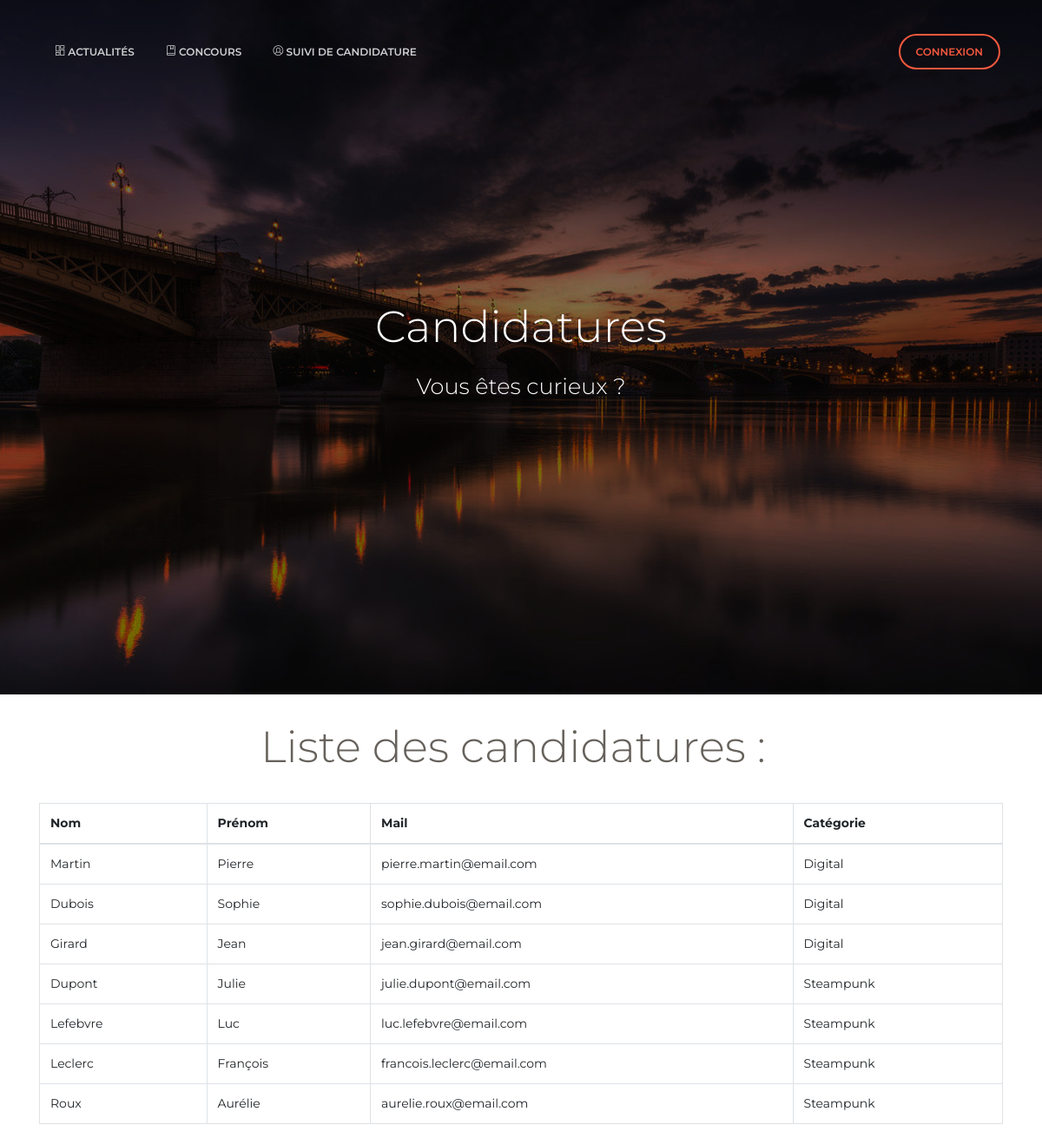
Page /v2/index.php/candidature/affichercandidature/3 on the committed database.
### tables this page shows
CREATE TABLE `tab_candidature_cdt` (
  `cdt_id` int(11) NOT NULL,
  `cat_nom` varchar(200) NOT NULL,
  `ccr_id` int(11) NOT NULL,
  `cdt_nom` varchar(80) NOT NULL,
  `cdt_prenom` varchar(80) NOT NULL,
  `cdt_mail` varchar(300) NOT NULL,
  `cdt_codeinscription` varchar(20) NOT NULL,
  `cdt_codeidentification` varchar(8) NOT NULL,
  `cdt_etat` char(1) NOT NULL,
  `ccr_concours` varchar(45) NOT NULL,
  `cdt_blio` varchar(500) DEFAULT NULL
);

### v2/application/controllers/Candidature.php (called while the page is built, shortened)
<?php
class Candidature extends CI_Controller {
 public function __construct()
 {
 $this->load->model('db_model');
 }
 public function affichercandidature($ccr) {
    $data['candidature'] = $this->db_model->get_all_candidat($ccr);
    $this->load->view('templates/haut');
    $this->load->view('templates/menu_visiteur');
    $this->load->view('page_liste_candidat',$data);
    $this->load->view('templates/bas');
  }
}
?>

### v2/index.php (called while the page is built, shortened)
<?php
require_once BASEPATH.'core\CodeIgniter.php';

### v2/application/models/Db_model.php (called while the page is built, shortened)
<?php
class Db_model extends CI_Model {
 public function get_all_candidat($ccr)
 {
    $query = $this->db->query("SELECT cdt_id,cat_nom,cdt_nom,cdt_prenom,cdt_mail,EtatCandidat(cdt_id) AS cdt_etat
    FROM `tab_candidature_cdt`
    WHERE ccr_id=".$ccr." ORDER BY cat_nom ASC");
    return $query->result_array();
 }
}

### v2/application/views/page_liste_candidat.php (the view, shortened to what this page needs)
<body class="landing-page sidebar-collapse">
  <div class="page-header" data-parallax="true" style="background-image: url('<?php echo base_url();?>style/Front_office/assets/img/daniel-olahh.jpg');">
    <div class="container">
      <div class="motto text-center">
        <h1>Candidatures</h1>
        <h3>Vous êtes curieux ?</h3>
        <br />
      </div>
    </div>
  </div>
  <div class="typography-line">
  <?php
    if ($candidature!=NULL){
      echo "<h1>Liste des candidatures :</h1>";
  ?>
          </div>
          <div class="main">
  <div class="container">
    <table class="table table-bordered">
    <thead>
                    <tr>
                        <th>Nom</th>
                        <th>Prénom</th>
                        <th>Mail</th>
                        <th>Catégorie</th>
                    </tr>
                </thead>
                <tbody>
    <?php
foreach($candidature as $co){
    echo "<td><b>".$co["cdt_nom"]."</b></td>";
    echo "<td><b>".$co["cdt_prenom"]."</b></td>";
    echo "<td><b>".$co["cdt_mail"]."</b></td>";
    echo "<td><b>".$co["cat_nom"]."</b></td>";
    }
}
else {
  echo "<h1>Aucune candidature pour l'instant !</h1>";
}
?>
 </tbody>
</table>
</div>

### v2/style/Front_office/assets/demo/demo.css (style rules this page uses)
.typography-line { padding-left: 25%; margin-bottom: 35px; position: relative; display: block; width: 100%; }

### rows in the picture
tab_candidature_cdt: cdt_nom "Martin", cdt_prenom "Pierre", cdt_mail "pierre.martin@email.com", cat_nom "Digital"
tab_candidature_cdt: cdt_nom "Dubois", cdt_prenom "Sophie", cdt_mail "sophie.dubois@email.com", cat_nom "Digital"
tab_candidature_cdt: cdt_nom "Girard", cdt_prenom "Jean", cdt_mail "jean.girard@email.com", cat_nom "Digital"
tab_candidature_cdt: cdt_nom "Dupont", cdt_prenom "Julie", cdt_mail "julie.dupont@email.com", cat_nom "Steampunk"
tab_candidature_cdt: cdt_nom "Lefebvre", cdt_prenom "Luc", cdt_mail "luc.lefebvre@email.com", cat_nom "Steampunk"
tab_candidature_cdt: cdt_nom "Leclerc", cdt_prenom "François", cdt_mail "francois.leclerc@email.com", cat_nom "Steampunk"
tab_candidature_cdt: cdt_nom "Roux", cdt_prenom "Aurélie", cdt_mail "aurelie.roux@email.com", cat_nom "Steampunk"
